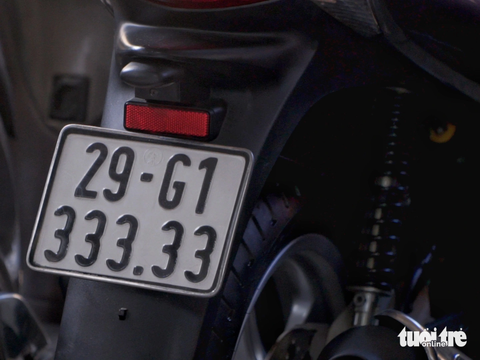
#> input picture resources/test_1.png, 480 x 360 px
$ python plate_ocr.py ../resources/test_1.png ../resources/test_1.png
#> lines starting #> are read from the running program, lines starting #| are printed output that depends on the picture
"""
OCR module for Vietnamese license plate recognition using YOLOv5 character detection.

Based on: https://github.com/trungdinh22/License-Plate-Recognition

The OCR stage uses a YOLOv5 model specifically trained to detect individual
characters on Vietnamese license plates, then assembles them positionally.
This approach is more accurate than general-purpose OCR libraries for this domain.

Pipeline:
  1. deskew_plate(image)              – rotation correction using HoughLinesP
  2. run_ocr(image)                   – YOLOv5 character detection & plate assembly
  3. normalize_plate_text(text)       – clean and standardise the raw OCR output
  4. read_license_plate(image_path)   – end-to-end helper (tries 4 deskew variants)

  preprocess_plate(image) is also provided for optional grayscale preprocessing.

Model:
  Download LP_ocr.pt (full) or LP_ocr_nano_62.pt (faster/lighter) from Google Drive:
  https://drive.google.com/file/d/... (see README for the exact link)
  Place the file at model/LP_ocr.pt, or pass model_path to read_license_plate().

Installation:
  pip install -r requirements.txt

Usage example:
  from ocr.plate_ocr import read_license_plate
  result = read_license_plate("resources/plate.jpg")
  print(result)   # e.g. "30A12345"
"""

import math
import re
import cv2
import numpy as np

# ---------------------------------------------------------------------------
# Default model path
# ---------------------------------------------------------------------------
_DEFAULT_MODEL_PATH = "model/LP_ocr.pt"

# Lazy-loaded YOLOv5 character-detection model.
_ocr_model = None


def _get_ocr_model(model_path: str = _DEFAULT_MODEL_PATH):
    """
    Return a cached YOLOv5 character-detection model loaded from model_path.

    torch is imported lazily so the module can be imported without PyTorch
    installed (e.g. in environments that only run preprocessing tests).
    """
    global _ocr_model
    if _ocr_model is None:
        import torch  # noqa: PLC0415
        _ocr_model = torch.hub.load(
            "ultralytics/yolov5",
            "custom",
            path=model_path,
            force_reload=False,
            verbose=False,
        )
        _ocr_model.conf = 0.60
    return _ocr_model


# ---------------------------------------------------------------------------
# Deskew utilities
# Ported from utils_rotate.py in trungdinh22/License-Plate-Recognition
# ---------------------------------------------------------------------------

# [8 lines left out: function _change_contrast, not called in this run]


def _rotate_image(image: np.ndarray, angle: float) -> np.ndarray:
    """Rotate image by angle degrees around its centre."""
    center = tuple(np.array(image.shape[1::-1]) / 2)
    rot_mat = cv2.getRotationMatrix2D(center, angle, 1.0)
    return cv2.warpAffine(image, rot_mat, image.shape[1::-1], flags=cv2.INTER_LINEAR)


def _compute_skew(src_img: np.ndarray, center_threshold: int) -> float:
    """
    Estimate the skew angle of src_img using HoughLinesP on Canny edges.

    center_threshold=1 skips lines whose centre y-coordinate is less than 7 px
    (useful for 2-line plates where a line near the top acts as a separator).
    Returns 0.0 if no suitable lines are detected.
    """
    if len(src_img.shape) == 3:
        h, w, _ = src_img.shape
    else:
        h, w = src_img.shape

    img = cv2.medianBlur(src_img, 3)
    edges = cv2.Canny(img, threshold1=30, threshold2=100,
                      apertureSize=3, L2gradient=True)
    lines = cv2.HoughLinesP(
        edges, 1, math.pi / 180, 30,
        minLineLength=w / 1.5,
        maxLineGap=h / 3.0,
    )
    if lines is None:
        return 0.0

    # Find the line whose centre is closest to the top of the image.
    min_line_y = 100
    min_line_idx = 0
    for i, line in enumerate(lines):
        for x1, y1, x2, y2 in line:
            cy = (y1 + y2) / 2
            if center_threshold == 1 and cy < 7:
                continue
            if cy < min_line_y:
                min_line_y = cy
                min_line_idx = i

    angle_sum = 0.0
    count = 0
    for x1, y1, x2, y2 in lines[min_line_idx]:
        ang = np.arctan2(y2 - y1, x2 - x1)
        if math.fabs(ang) <= 30:
            angle_sum += ang
            count += 1

    if count == 0:
        return 0.0
    return (angle_sum / count) * 180 / math.pi


def deskew_plate(src_img: np.ndarray,
                 change_contrast: bool = False,
                 center_threshold: int = 0) -> np.ndarray:
    """
    Correct skew in a plate image using Hough line detection.

    Args:
        src_img: BGR plate image (NumPy array).
        change_contrast: If True, apply CLAHE before skew estimation.
        center_threshold: Passed to _compute_skew; set to 1 to ignore lines
                          near the top (useful for 2-row plates).

    Returns:
        Rotated BGR image with skew corrected.
    """
    if change_contrast:
        return _rotate_image(src_img, _compute_skew(_change_contrast(src_img), center_threshold))
    return _rotate_image(src_img, _compute_skew(src_img, center_threshold))


# ---------------------------------------------------------------------------
# Step 1 – Optional preprocessing pipeline (grayscale path)
# ---------------------------------------------------------------------------

# [26 lines left out: functions _to_grayscale, _resize, _enhance_contrast, not called in this run]


def _denoise(image: np.ndarray) -> np.ndarray:
    """Remove noise with a fast median blur."""
    return cv2.medianBlur(image, 3)


# [131 lines left out: functions _threshold, _deskew, preprocess_plate, _linear_equation, _check_point_linear, _assemble_plate_from_detections, not called in this run]


# ---------------------------------------------------------------------------
# Step 2 – OCR using YOLOv5 character detection
# ---------------------------------------------------------------------------

def run_ocr(image: np.ndarray, model_path: str = _DEFAULT_MODEL_PATH) -> str:
    """
    Run YOLOv5 character detection on a plate image and return the assembled text.

    Uses a YOLOv5 model specifically trained on Vietnamese license plate characters
    (from https://github.com/trungdinh22/License-Plate-Recognition).

    Args:
        image: BGR NumPy array of the (optionally deskewed) plate crop.
        model_path: Path to the LP_ocr.pt YOLOv5 weights file.

    Returns:
        Assembled plate string (e.g. "30A12345") or "unknown" if fewer than 7
        or more than 10 characters are detected.
    """
    model = _get_ocr_model(model_path)
    results = model(image)
    bb_list = results.pandas().xyxy[0].values.tolist()
    return _assemble_plate_from_detections(bb_list)


# ---------------------------------------------------------------------------
# Step 3 – Post-processing / normalisation
# ---------------------------------------------------------------------------

# Vietnamese license plate format patterns:
#   Standard (1-letter series):           [2 digits][1 letter][4-5 digits]        e.g. 30A12345
#   One-row (2-letter series):            [2 digits][2 letters][4-5 digits]       e.g. 51AB1234
#   Newer (letter+digit series, e.g. G1): [2 digits][1 letter][1 digit][5 digits] e.g. 29G133333
_VN_PLATE_PATTERN = re.compile(
    r"^(\d{2})([A-Z]\d|[A-Z]{1,2})(\d{4,5})$"
)


# [110 lines left out: functions _apply_positional_corrections, _try_recover_valid_plate, normalize_plate_text, not called in this run]


# ---------------------------------------------------------------------------
# Step 4 – End-to-end entry point
# ---------------------------------------------------------------------------

def read_license_plate(image_path: str,
                       model_path: str = _DEFAULT_MODEL_PATH) -> str:
    """
    End-to-end pipeline: load a cropped plate image → try up to 4 deskew
    variants → YOLOv5 character detection → normalise → return plate string.

    The 4 deskew variants cover combinations of contrast enhancement and
    centre-threshold filtering, ensuring robust handling of skewed or
    unevenly-lit plates (1-line and 2-line formats).

    Args:
        image_path: Path to the cropped license-plate image file.
        model_path: Path to the LP_ocr.pt YOLOv5 weights file
                    (default: "model/LP_ocr.pt").

    Returns:
        Detected plate string (e.g. "30A12345"), or an empty string if
        recognition failed.

    Raises:
        FileNotFoundError: If the image file does not exist.
        ValueError: If the file cannot be decoded as an image.
    """
#> called with image_path = '../resources/test_1.png', model_path = '../resources/test_1.png'
    import os
    if not os.path.isfile(image_path):
        raise FileNotFoundError(f"Image not found: {image_path}")

    image = cv2.imread(image_path)
#> image is the input picture: shape (360, 480, 3); mean B, G, R 46.5, 42, 44.7
    if image is None:
        raise ValueError(f"Could not decode image: {image_path}")

    # Try up to 4 deskew combinations (change_contrast × center_threshold).
    for cc in range(2):
        for ct in range(2):
            deskewed = deskew_plate(image, change_contrast=bool(cc), center_threshold=ct)
            raw_text = run_ocr(deskewed, model_path=model_path)
            if raw_text != "unknown":
                plate = normalize_plate_text(raw_text)
                if plate:
                    return plate
#> this loop made 1 pass
#> pass 1, in _compute_skew, `edges = cv2.Canny(img, threshold1=30, threshold2=100, apertureSize=3, ..`:
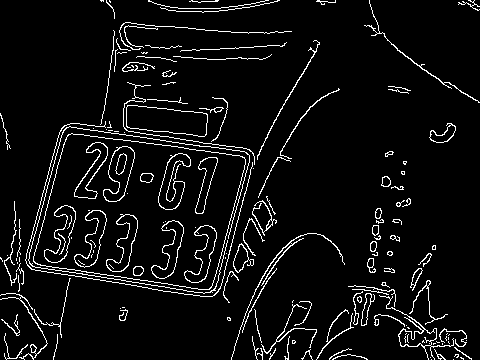
#> edges: shape (360, 480); 6% white in thin lines or dots

    return ""


# ---------------------------------------------------------------------------
# CLI convenience
# ---------------------------------------------------------------------------

if __name__ == "__main__":
    import sys

    if len(sys.argv) < 2:
        print("Usage: python -m ocr.plate_ocr <path_to_plate_image> [model_path]")
        sys.exit(1)

    path = sys.argv[1]
    mpath = sys.argv[2] if len(sys.argv) > 2 else _DEFAULT_MODEL_PATH
#> (the run stopped early here; a loop or call above may not have finished)
